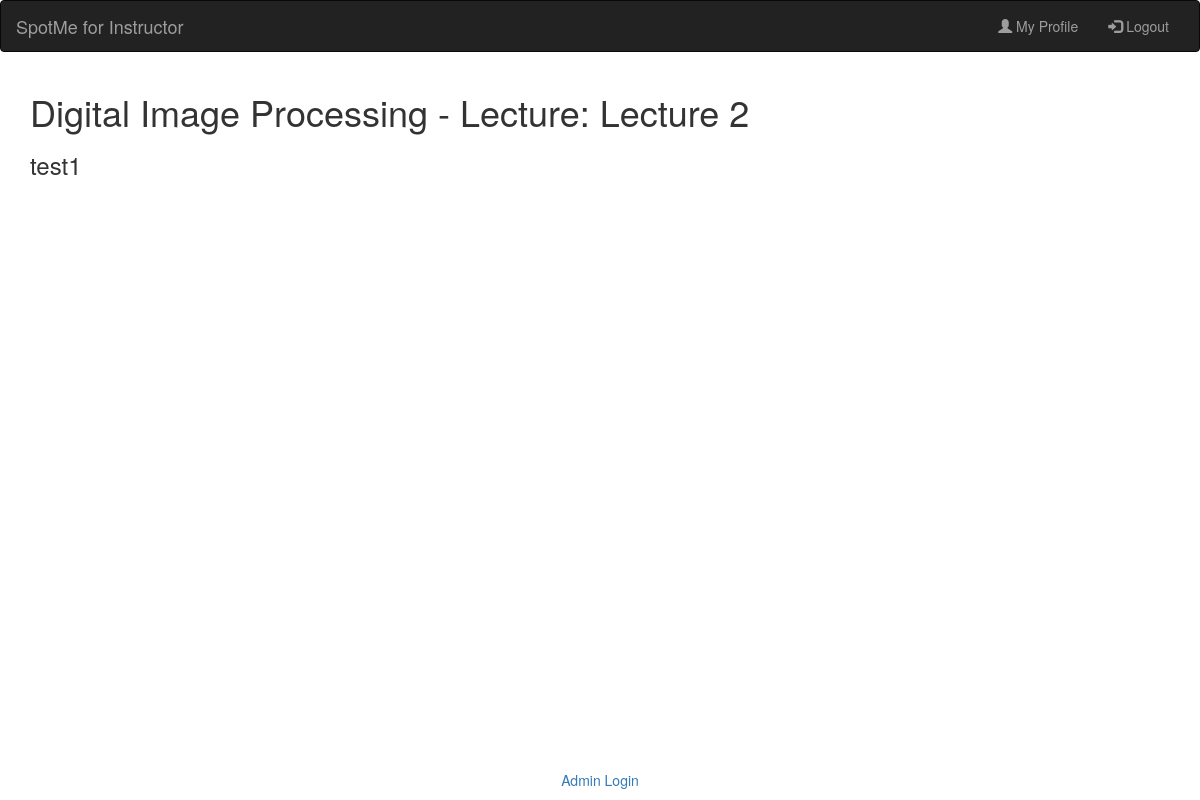
The app's page /SpotMe/lecture/1/ (signed in) with its own data.
### SpotMe/myApp/SpotMe/models.py (models this page shows, shortened)
class lecture(models.Model):
    lecture_id = models.AutoField(primary_key=True)
    lecture_title = models.CharField(max_length=50, default=None, null=True)
    course_session = models.ForeignKey(course_session, on_delete=models.CASCADE)
    lecture_location = models.ForeignKey(location, on_delete=models.CASCADE)
    lecture_date = models.DateField()
    start_time = models.TimeField()
    end_time = models.TimeField()
    def __str__(self):
        return self.course_session.course.course_name + ' - Lecture: ' + str(self.lecture_title)

class course_session(models.Model):
    session_token = models.CharField(max_length=10, default='sessn')
    course_instructor = models.ForeignKey(instructor, on_delete=models.CASCADE, default=None)
    course = models.ForeignKey(course, on_delete=models.CASCADE, default=None)
    course_session_info = models.CharField(max_length=1000, primary_key=False, default='')
    semester = models.CharField(max_length=10, choices=SEM_CHOICES)
    year = models.IntegerField(choices=YEAR_CHOICES)
    attendance_time = models.IntegerField(default=15)
    class Meta:
        unique_together = ('session_token', 'course')

class course(models.Model):
    course_id = models.CharField(max_length=10)
    course_name = models.CharField(max_length=50)

class student(models.Model):
    user = models.OneToOneField(User, on_delete=models.CASCADE, default=None)
    profile_pic = models.FileField(default=None, null=True)
    def __str__(self):
        return self.user.username

### SpotMe/myApp/SpotMe/views.py (the view)
# urls.py: url(r'^lecture/(?P<lecture_id>[0-9]+)/$', views.instructor_lecture_page, name='instructor_lecture_page'),
def instructor_lecture_page(request, lecture_id):
    if not request.user.is_authenticated:
        return render(request, 'SpotMe/instructor_login.html')
    else:
        instructor_obj = get_object_or_404(instructor, user=request.user)
        context = instructor_lecture_page_context(instructor_obj, lecture_id)
        return render(request, 'SpotMe/instructor_lecture_page.html', context)

### SpotMe/myApp/SpotMe/models.py (called while the page is built)
    def __str__(self):
        return self.student.user.username + ' ' + str(self.course_session.course_id)

### SpotMe/myApp/SpotMe/views.py (called while the page is built)
def instructor_lecture_page_context(instructor, lecture_id):
    context = {'instructor': None, 'course_session': None, 'students': None, 'lecture': None}
    if instructor is not None:
        if instructor.user.is_authenticated:
            context['instructor'] = instructor
            lecture_obj = get_object_or_404(lecture, pk=lecture_id)
            print(lecture_obj)
            if lecture_obj is not None:
                context['course_session'] = lecture.course_session
                context['lecture'] = lecture_obj
                takes_objs = takes.objects.filter(course_session=lecture_obj.course_session)
                print(takes_objs)
                context['students'] = list(map(lambda x: x.student, takes_objs))
                context['attendances'] = attendance.objects.filter(lecture=lecture_obj)
    return context

### SpotMe/myApp/SpotMe/templates/SpotMe/instructor_lecture_page.html
{% extends 'SpotMe/instructor_in_base.html' %}
{% block content %}
{% if lecture %}
<h1>
    {{ lecture }}
</h1>
    {% if students %}
        {% for student in students %}
            <h3>{{ student }}</h3>
        {% endfor %}
    {% endif %}
{% endif %}
{% endblock %}

### records on screen
lecture: course_session+lecture_title "Digital Image Processing - Lecture: Lecture 2"
student: user.username "test1"
